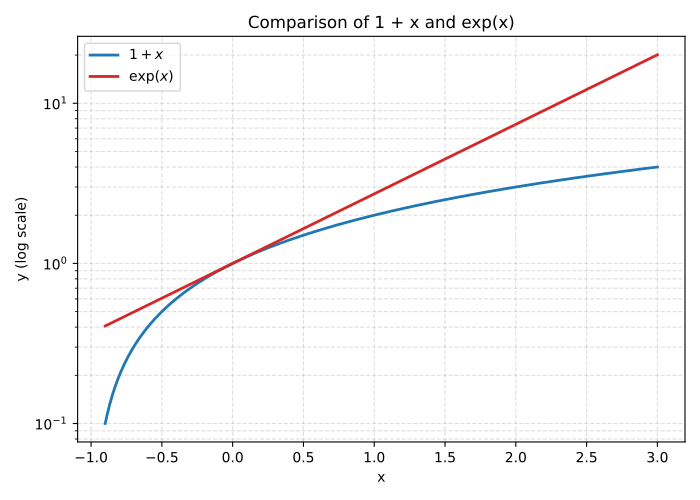

The script that saved this image:
import matplotlib

matplotlib.use("Agg")

import matplotlib.pyplot as plt
import numpy as np

# Keep 1 + x strictly positive so both curves are valid on a log-scaled y-axis.
x = np.linspace(-0.9, 3.0, 600)
y_linear = 1.0 + x
y_exp = np.exp(x)

fig, ax = plt.subplots(figsize=(7, 5))
ax.plot(x, y_linear, label=r"$1 + x$", color="#1f77b4", linewidth=2)
ax.plot(x, y_exp, label=r"$\exp(x)$", color="#d62728", linewidth=2)
ax.set_yscale("log")
ax.set_xlabel("x")
ax.set_ylabel("y (log scale)")
ax.set_title("Comparison of 1 + x and exp(x)")
ax.grid(True, which="both", linestyle="--", alpha=0.4)
ax.legend()
fig.tight_layout()
fig.savefig("/home/user/workbuddy-data/plot.pdf", format="pdf")
plt.close(fig)
